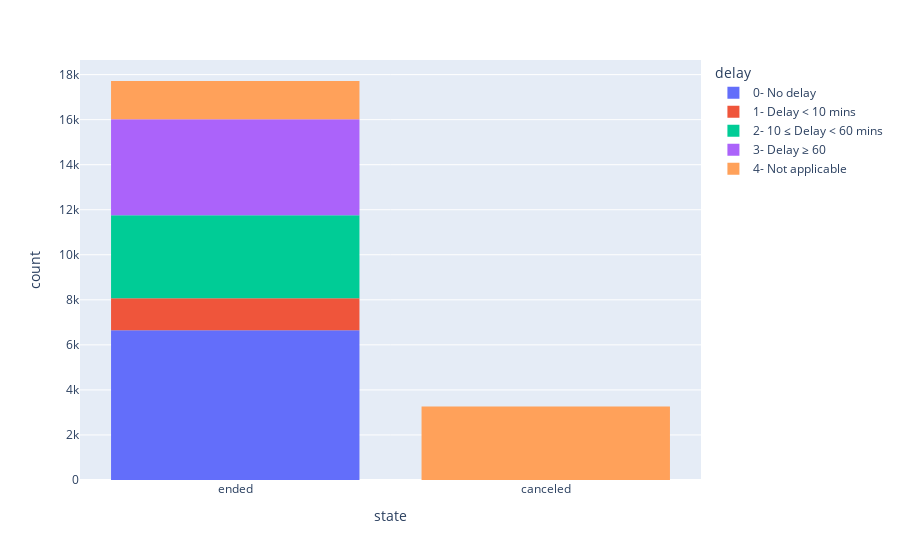

The code cell stored with this chart in its notebook:
### Code cell
fig = px.histogram(dataset2, x='state', color = 'delay')
fig.show()

### Figure 1 — Plotly figure (JSON) as saved in the notebook; plotly's stock layout.template omitted (floating-point values rounded to 4 significant figures; data arrays with more than 128 entries replaced by an {"elided": "..."} marker saying what was removed)
{"data": [{"alignmentgroup": "True", "bingroup": "x", "hovertemplate": "delay=0- No delay<br>state=%{x}<br>count=%{y}<extra></extra>", "legendgroup": "0- No delay", "marker": {"color": "#636efa", "pattern": {"shape": ""}}, "name": "0- No delay", "offsetgroup": "0- No delay", "orientation": "v", "showlegend": true, "type": "histogram", "x": {"elided": "6654 str values"}, "xaxis": "x", "yaxis": "y"}, {"alignmentgroup": "True", "bingroup": "x", "hovertemplate": "delay=1- Delay < 10 mins<br>state=%{x}<br>count=%{y}<extra></extra>", "legendgroup": "1- Delay < 10 mins", "marker": {"color": "#EF553B", "pattern": {"shape": ""}}, "name": "1- Delay < 10 mins", "offsetgroup": "1- Delay < 10 mins", "orientation": "v", "showlegend": true, "type": "histogram", "x": {"elided": "1413 str values"}, "xaxis": "x", "yaxis": "y"}, {"alignmentgroup": "True", "bingroup": "x", "hovertemplate": "delay=2- 10 ≤ Delay < 60 mins<br>state=%{x}<br>count=%{y}<extra></extra>", "legendgroup": "2- 10 ≤ Delay < 60 mins", "marker": {"color": "#00cc96", "pattern": {"shape": ""}}, "name": "2- 10 ≤ Delay < 60 mins", "offsetgroup": "2- 10 ≤ Delay < 60 mins", "orientation": "v", "showlegend": true, "type": "histogram", "x": {"elided": "3685 str values"}, "xaxis": "x", "yaxis": "y"}, {"alignmentgroup": "True", "bingroup": "x", "hovertemplate": "delay=3- Delay ≥ 60<br>state=%{x}<br>count=%{y}<extra></extra>", "legendgroup": "3- Delay ≥ 60", "marker": {"color": "#ab63fa", "pattern": {"shape": ""}}, "name": "3- Delay ≥ 60", "offsetgroup": "3- Delay ≥ 60", "orientation": "v", "showlegend": true, "type": "histogram", "x": {"elided": "4264 str values"}, "xaxis": "x", "yaxis": "y"}, {"alignmentgroup": "True", "bingroup": "x", "hovertemplate": "delay=4- Not applicable<br>state=%{x}<br>count=%{y}<extra></extra>", "legendgroup": "4- Not applicable", "marker": {"color": "#FFA15A", "pattern": {"shape": ""}}, "name": "4- Not applicable", "offsetgroup": "4- Not applicable", "orientation": "v", "showlegend": true, "type": "histogram", "x": {"elided": "4964 str values"}, "xaxis": "x", "yaxis": "y"}], "layout": {"barmode": "relative", "legend": {"title": {"text": "delay"}, "tracegroupgap": 0}, "margin": {"t": 60}, "xaxis": {"anchor": "y", "domain": [0, 1], "title": {"text": "state"}}, "yaxis": {"anchor": "x", "domain": [0, 1], "title": {"text": "count"}}}}
